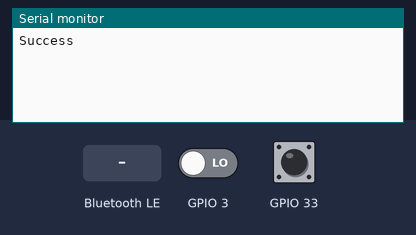
Simulated run of this sketch. Board: ESP32. Shown: the last lines printed to the serial monitor. The test bench sets the inputs (shaded band); at power-on: GPIO 3 LOW, GPIO 33 HIGH. Nothing arrives over Bluetooth unless stated; a phone connects over Bluetooth LE 3 s after start.

Above: at 1.2 s.
1.3 s: Bluetooth LE write "open" received
At 2.5 s:
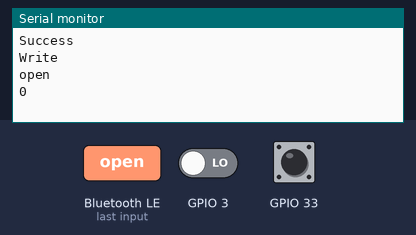
2.8 s: Bluetooth LE write "1" received
At 3.7 s:
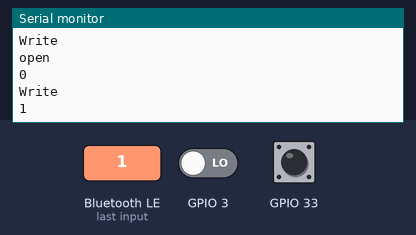

Measured:
- after the input at 1.3 s, the serial monitor: prints a new line at once (image 1)
- after the input at 2.8 s, the serial monitor: prints a new line at once (image 2)

The sketch:

BLE_Project_Blinds_v1_Working.ino
```cpp
#include <BLEDevice.h>
#include <BLEUtils.h>
#include <BLEServer.h>
#include <Stepper.h>


#define SERVICE_UUID        "da417395-f1ed-4da2-8d26-b8c4d0117564"
#define BLIND_CHARACTERISTIC_UUID "da417396-f1ed-4da2-8d26-b8c4d0117564"
#define SWITCH_CHARACTERISTIC_UUID "da417397-f1ed-4da2-8d26-b8c4d0117564"

//Steps for each revolution = 360/step angle
//for the MY5602 the step angle is 1.8
//so 360/1.8 = 200
int stepsEachRev = 200;

//A+: Black, A-: Green, B+: Red, B-: Blue
//Center A: Yellow, Center B: White
Stepper MY5602(stepsEachRev, 5,18,19,21);

class WriteCallback: public BLECharacteristicCallbacks {
   void onRead(BLECharacteristic *pCharacteristic) {
      String convToString = "";
      Serial.println("Read");
      if(digitalRead(33) == HIGH)
      {
         pCharacteristic->setValue("open");
      }
      if(digitalRead(33) == LOW)
      {
         pCharacteristic->setValue("closed");
      }
    }
    void onWrite(BLECharacteristic *pCharacteristic) {
      String convToString = "";
      std::string value = pCharacteristic->getValue();
      Serial.println("Write");
      if(value.length() > 0) {
        for (int i = 0; i < value.length(); i++){
          convToString += value[i];
        }
        Serial.println(convToString);
        if(convToString == "open"){
          //Open the blinds
          //need to check the switch to
          //see if the blinds are already open
          while(digitalRead(33) == LOW){
            Serial.println(digitalRead(33));
            MY5602.step(1);
          }
          Serial.println(digitalRead(3));
        }
        else if(convToString == "close")
        {
          //close the blinds
          //remember to check if the blinds are already
          //closed
          while(digitalRead(33) == HIGH){
            Serial.println(digitalRead(33));
            MY5602.step(-1);
          }
        }
      }
    }
};

class MyServerCallbacks: public BLEServerCallbacks {
    void onConnect(BLEServer* pServer) {
      //deviceConnected = true;
      //pAdvertising->stop();
    };
    void onDisconnect(BLEServer* pServer, BLECharacteristic *pCharacteristic) {
      if(digitalRead(33) == HIGH)
      {
         pCharacteristic->setValue("open");
      }
      if(digitalRead(33) == LOW)
      {
         pCharacteristic->setValue("closed");
      }
    }
};
void setup() {
  Serial.begin(115200);

  pinMode(33, INPUT_PULLUP);
  //test the speed of the motor
  MY5602.setSpeed(20);
  Serial.println("Success");
  BLEDevice::init("Room 2: Blinds");
  BLEServer *pServer = BLEDevice::createServer();

  BLEService *pService = pServer->createService(SERVICE_UUID);

  BLECharacteristic *pCharacteristic = pService->createCharacteristic(
                                         BLIND_CHARACTERISTIC_UUID,
                                         BLECharacteristic::PROPERTY_WRITE |
                                         BLECharacteristic::PROPERTY_READ
                                       );

  pCharacteristic->setCallbacks(new WriteCallback());
  if(digitalRead(33) == HIGH)
  {
    pCharacteristic->setValue("open");
  }
  else{
    pCharacteristic->setValue("closed");
  }

  pService->start();

  BLEAdvertising *pAdvertising = pServer->getAdvertising();
  pAdvertising->setScanResponse(true);
  pAdvertising->start();

  pServer->setCallbacks(new MyServerCallbacks());
}

void loop() {

}
```
